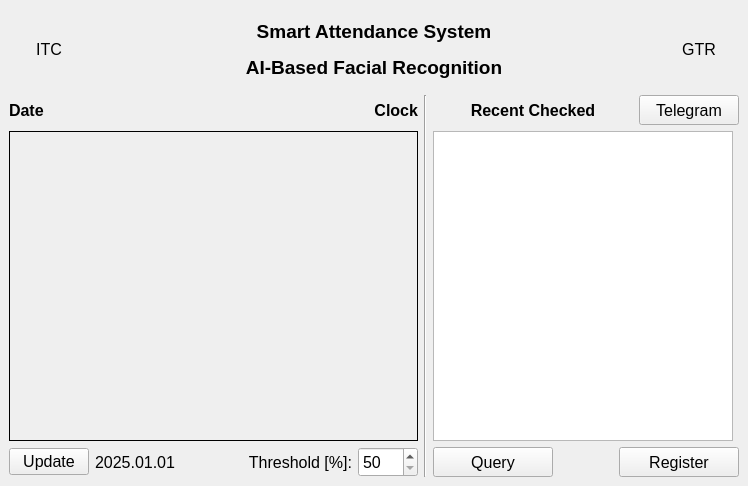
<?xml version="1.0" encoding="UTF-8"?>
<ui version="4.0">
 <class>MainWindow</class>
 <widget class="QMainWindow" name="MainWindow">
  <property name="windowModality">
   <enum>Qt::NonModal</enum>
  </property>
  <property name="geometry">
   <rect>
    <x>0</x>
    <y>0</y>
    <width>748</width>
    <height>486</height>
   </rect>
  </property>
  <property name="sizePolicy">
   <sizepolicy hsizetype="Preferred" vsizetype="Preferred">
    <horstretch>0</horstretch>
    <verstretch>0</verstretch>
   </sizepolicy>
  </property>
  <property name="minimumSize">
   <size>
    <width>0</width>
    <height>0</height>
   </size>
  </property>
  <property name="maximumSize">
   <size>
    <width>99999</width>
    <height>99999</height>
   </size>
  </property>
  <property name="windowTitle">
   <string>MainWindow</string>
  </property>
  <widget class="QWidget" name="centralwidget">
   <layout class="QVBoxLayout" name="verticalLayout_4">
    <item>
     <layout class="QHBoxLayout" name="horizontalLayout">
      <item>
       <widget class="QLabel" name="label_itc_logo">
        <property name="minimumSize">
         <size>
          <width>80</width>
          <height>80</height>
         </size>
        </property>
        <property name="maximumSize">
         <size>
          <width>80</width>
          <height>80</height>
         </size>
        </property>
        <property name="font">
         <font>
          <pointsize>12</pointsize>
         </font>
        </property>
        <property name="frameShape">
         <enum>QFrame::NoFrame</enum>
        </property>
        <property name="text">
         <string>ITC</string>
        </property>
        <property name="alignment">
         <set>Qt::AlignCenter</set>
        </property>
       </widget>
      </item>
      <item>
       <spacer name="horizontalSpacer">
        <property name="orientation">
         <enum>Qt::Horizontal</enum>
        </property>
        <property name="sizeHint" stdset="0">
         <size>
          <width>40</width>
          <height>20</height>
         </size>
        </property>
       </spacer>
      </item>
      <item>
       <layout class="QVBoxLayout" name="verticalLayout">
        <item alignment="Qt::AlignBottom">
         <widget class="QLabel" name="label_4">
          <property name="minimumSize">
           <size>
            <width>400</width>
            <height>30</height>
           </size>
          </property>
          <property name="font">
           <font>
            <pointsize>14</pointsize>
            <bold>true</bold>
           </font>
          </property>
          <property name="text">
           <string>Smart Attendance System</string>
          </property>
          <property name="alignment">
           <set>Qt::AlignCenter</set>
          </property>
         </widget>
        </item>
        <item alignment="Qt::AlignTop">
         <widget class="QLabel" name="label_5">
          <property name="minimumSize">
           <size>
            <width>400</width>
            <height>30</height>
           </size>
          </property>
          <property name="maximumSize">
           <size>
            <width>400</width>
            <height>30</height>
           </size>
          </property>
          <property name="font">
           <font>
            <pointsize>14</pointsize>
            <bold>true</bold>
           </font>
          </property>
          <property name="text">
           <string>AI-Based Facial Recognition</string>
          </property>
          <property name="alignment">
           <set>Qt::AlignCenter</set>
          </property>
         </widget>
        </item>
       </layout>
      </item>
      <item>
       <spacer name="horizontalSpacer_2">
        <property name="orientation">
         <enum>Qt::Horizontal</enum>
        </property>
        <property name="sizeHint" stdset="0">
         <size>
          <width>40</width>
          <height>20</height>
         </size>
        </property>
       </spacer>
      </item>
      <item>
       <widget class="QLabel" name="label_gtr_logo">
        <property name="minimumSize">
         <size>
          <width>80</width>
          <height>80</height>
         </size>
        </property>
        <property name="maximumSize">
         <size>
          <width>80</width>
          <height>80</height>
         </size>
        </property>
        <property name="font">
         <font>
          <pointsize>12</pointsize>
         </font>
        </property>
        <property name="frameShape">
         <enum>QFrame::NoFrame</enum>
        </property>
        <property name="text">
         <string>GTR</string>
        </property>
        <property name="alignment">
         <set>Qt::AlignCenter</set>
        </property>
       </widget>
      </item>
     </layout>
    </item>
    <item>
     <layout class="QHBoxLayout" name="horizontalLayout_2">
      <item>
       <layout class="QVBoxLayout" name="verticalLayout_2">
        <item>
         <layout class="QHBoxLayout" name="horizontalLayout_5">
          <item alignment="Qt::AlignLeft">
           <widget class="QLabel" name="label_date">
            <property name="sizePolicy">
             <sizepolicy hsizetype="Preferred" vsizetype="Preferred">
              <horstretch>0</horstretch>
              <verstretch>0</verstretch>
             </sizepolicy>
            </property>
            <property name="minimumSize">
             <size>
              <width>200</width>
              <height>30</height>
             </size>
            </property>
            <property name="maximumSize">
             <size>
              <width>200</width>
              <height>30</height>
             </size>
            </property>
            <property name="font">
             <font>
              <pointsize>12</pointsize>
              <bold>true</bold>
             </font>
            </property>
            <property name="text">
             <string>Date</string>
            </property>
            <property name="alignment">
             <set>Qt::AlignLeading|Qt::AlignLeft|Qt::AlignVCenter</set>
            </property>
           </widget>
          </item>
          <item>
           <spacer name="horizontalSpacer_3">
            <property name="orientation">
             <enum>Qt::Horizontal</enum>
            </property>
            <property name="sizeHint" stdset="0">
             <size>
              <width>40</width>
              <height>20</height>
             </size>
            </property>
           </spacer>
          </item>
          <item alignment="Qt::AlignRight">
           <widget class="QLabel" name="label_clock">
            <property name="minimumSize">
             <size>
              <width>160</width>
              <height>30</height>
             </size>
            </property>
            <property name="maximumSize">
             <size>
              <width>160</width>
              <height>30</height>
             </size>
            </property>
            <property name="font">
             <font>
              <pointsize>12</pointsize>
              <bold>true</bold>
             </font>
            </property>
            <property name="text">
             <string>Clock</string>
            </property>
            <property name="alignment">
             <set>Qt::AlignRight|Qt::AlignTrailing|Qt::AlignVCenter</set>
            </property>
           </widget>
          </item>
         </layout>
        </item>
        <item>
         <widget class="QLabel" name="label_camera">
          <property name="sizePolicy">
           <sizepolicy hsizetype="Expanding" vsizetype="Expanding">
            <horstretch>0</horstretch>
            <verstretch>0</verstretch>
           </sizepolicy>
          </property>
          <property name="minimumSize">
           <size>
            <width>320</width>
            <height>240</height>
           </size>
          </property>
          <property name="maximumSize">
           <size>
            <width>99999</width>
            <height>99999</height>
           </size>
          </property>
          <property name="frameShape">
           <enum>QFrame::Box</enum>
          </property>
          <property name="text">
           <string/>
          </property>
         </widget>
        </item>
        <item>
         <layout class="QHBoxLayout" name="horizontalLayout_3">
          <item>
           <widget class="QPushButton" name="pushButton_update">
            <property name="font">
             <font>
              <pointsize>12</pointsize>
              <bold>false</bold>
             </font>
            </property>
            <property name="text">
             <string>Update</string>
            </property>
           </widget>
          </item>
          <item alignment="Qt::AlignLeft">
           <widget class="QLabel" name="label_version">
            <property name="minimumSize">
             <size>
              <width>100</width>
              <height>30</height>
             </size>
            </property>
            <property name="maximumSize">
             <size>
              <width>100</width>
              <height>30</height>
             </size>
            </property>
            <property name="font">
             <font>
              <pointsize>12</pointsize>
             </font>
            </property>
            <property name="text">
             <string>2025.01.01</string>
            </property>
            <property name="alignment">
             <set>Qt::AlignLeading|Qt::AlignLeft|Qt::AlignVCenter</set>
            </property>
           </widget>
          </item>
          <item>
           <spacer name="horizontalSpacer_4">
            <property name="orientation">
             <enum>Qt::Horizontal</enum>
            </property>
            <property name="sizeHint" stdset="0">
             <size>
              <width>40</width>
              <height>20</height>
             </size>
            </property>
           </spacer>
          </item>
          <item alignment="Qt::AlignRight">
           <widget class="QLabel" name="label_3">
            <property name="minimumSize">
             <size>
              <width>140</width>
              <height>30</height>
             </size>
            </property>
            <property name="maximumSize">
             <size>
              <width>140</width>
              <height>30</height>
             </size>
            </property>
            <property name="font">
             <font>
              <pointsize>12</pointsize>
             </font>
            </property>
            <property name="text">
             <string>Threshold [%]:</string>
            </property>
            <property name="alignment">
             <set>Qt::AlignRight|Qt::AlignTrailing|Qt::AlignVCenter</set>
            </property>
           </widget>
          </item>
          <item alignment="Qt::AlignRight">
           <widget class="QSpinBox" name="spinBox_threshold">
            <property name="minimumSize">
             <size>
              <width>60</width>
              <height>30</height>
             </size>
            </property>
            <property name="maximumSize">
             <size>
              <width>60</width>
              <height>30</height>
             </size>
            </property>
            <property name="font">
             <font>
              <pointsize>12</pointsize>
             </font>
            </property>
            <property name="minimum">
             <number>50</number>
            </property>
           </widget>
          </item>
         </layout>
        </item>
       </layout>
      </item>
      <item>
       <widget class="Line" name="line">
        <property name="orientation">
         <enum>Qt::Vertical</enum>
        </property>
       </widget>
      </item>
      <item>
       <layout class="QVBoxLayout" name="verticalLayout_3">
        <item>
         <layout class="QHBoxLayout" name="horizontalLayout_6">
          <item>
           <widget class="QLabel" name="label_6">
            <property name="minimumSize">
             <size>
              <width>200</width>
              <height>30</height>
             </size>
            </property>
            <property name="maximumSize">
             <size>
              <width>200</width>
              <height>30</height>
             </size>
            </property>
            <property name="font">
             <font>
              <pointsize>12</pointsize>
              <bold>true</bold>
             </font>
            </property>
            <property name="text">
             <string>Recent Checked</string>
            </property>
            <property name="alignment">
             <set>Qt::AlignCenter</set>
            </property>
           </widget>
          </item>
          <item>
           <widget class="QPushButton" name="pushButton_telegram">
            <property name="minimumSize">
             <size>
              <width>100</width>
              <height>30</height>
             </size>
            </property>
            <property name="maximumSize">
             <size>
              <width>100</width>
              <height>30</height>
             </size>
            </property>
            <property name="font">
             <font>
              <pointsize>12</pointsize>
              <bold>false</bold>
             </font>
            </property>
            <property name="text">
             <string>Telegram</string>
            </property>
           </widget>
          </item>
         </layout>
        </item>
        <item>
         <widget class="QListView" name="listView_attd">
          <property name="sizePolicy">
           <sizepolicy hsizetype="Preferred" vsizetype="Expanding">
            <horstretch>0</horstretch>
            <verstretch>0</verstretch>
           </sizepolicy>
          </property>
          <property name="minimumSize">
           <size>
            <width>300</width>
            <height>300</height>
           </size>
          </property>
          <property name="maximumSize">
           <size>
            <width>300</width>
            <height>99999</height>
           </size>
          </property>
          <property name="font">
           <font>
            <pointsize>12</pointsize>
           </font>
          </property>
          <property name="editTriggers">
           <set>QAbstractItemView::NoEditTriggers</set>
          </property>
         </widget>
        </item>
        <item>
         <layout class="QHBoxLayout" name="horizontalLayout_4">
          <item alignment="Qt::AlignLeft">
           <widget class="QPushButton" name="pushButton_query">
            <property name="minimumSize">
             <size>
              <width>120</width>
              <height>30</height>
             </size>
            </property>
            <property name="maximumSize">
             <size>
              <width>120</width>
              <height>30</height>
             </size>
            </property>
            <property name="font">
             <font>
              <pointsize>12</pointsize>
              <bold>false</bold>
             </font>
            </property>
            <property name="text">
             <string>Query</string>
            </property>
           </widget>
          </item>
          <item alignment="Qt::AlignRight">
           <widget class="QPushButton" name="pushButton_register">
            <property name="minimumSize">
             <size>
              <width>120</width>
              <height>30</height>
             </size>
            </property>
            <property name="maximumSize">
             <size>
              <width>120</width>
              <height>30</height>
             </size>
            </property>
            <property name="font">
             <font>
              <pointsize>12</pointsize>
              <bold>false</bold>
             </font>
            </property>
            <property name="text">
             <string>Register</string>
            </property>
           </widget>
          </item>
         </layout>
        </item>
       </layout>
      </item>
     </layout>
    </item>
   </layout>
  </widget>
 </widget>
 <resources/>
 <connections/>
</ui>
